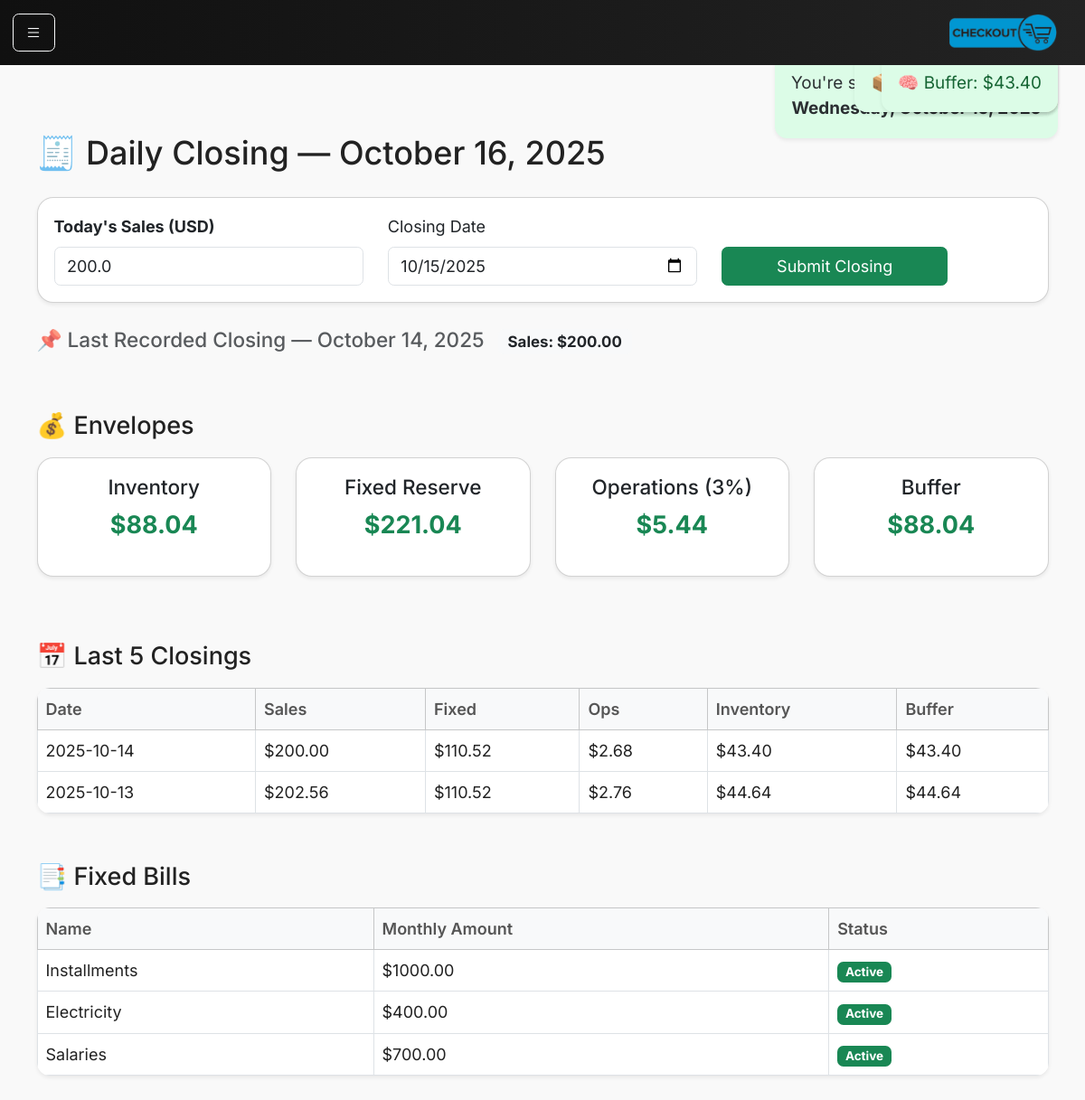
The page / on the database its author committed.
### models.py (models this page shows)
class DailyClosing(db.Model):
    __tablename__ = "daily_closings"
    id = db.Column(db.Integer, primary_key=True)
    date = db.Column(db.Date, nullable=False, unique=True)
    sales_cents = db.Column(db.Integer, nullable=False)
    fixed_allocation_cents = db.Column(db.Integer, default=0)
    ops_allocation_cents = db.Column(db.Integer, default=0)
    inventory_allocation_cents = db.Column(db.Integer, default=0)
    buffer_allocation_cents = db.Column(db.Integer, default=0)
    notes = db.Column(db.String(255))
    created_at = db.Column(db.DateTime, default=datetime.utcnow)

class Envelope(db.Model):
    __tablename__ = "envelopes"
    id = db.Column(db.Integer, primary_key=True)
    code = db.Column(db.String(32), unique=True, nullable=False)
    name = db.Column(db.String(64), nullable=False)
    balance_cents = db.Column(db.Integer, nullable=False, default=0)
    created_at = db.Column(db.DateTime, default=datetime.utcnow)
    updated_at = db.Column(db.DateTime, default=datetime.utcnow, onupdate=datetime.utcnow)

class FixedBill(db.Model):
    __tablename__ = "fixed_bills"
    id = db.Column(db.Integer, primary_key=True)
    name = db.Column(db.String(128), nullable=False)
    monthly_amount_cents = db.Column(db.Integer, nullable=False)
    is_active = db.Column(db.Boolean, default=True)
    custom_start_date = db.Column(db.Date)  # optional: override start-of-month
    created_at = db.Column(db.DateTime, default=datetime.utcnow)

### main.py (the view)
@app.route("/", methods=["GET", "POST"])
def dashboard():
    ensure_default_envelopes()
    envelopes = db.session.execute(db.select(Envelope).order_by(Envelope.id)).scalars().all()
    bills = db.session.execute(db.select(FixedBill).order_by(FixedBill.created_at.desc())).scalars().all()
    today = date.today()
    month_target = current_month_target_cents(today)
    fixed_balance = db.session.scalar(db.select(Envelope.balance_cents).where(Envelope.code == "FIXED")) or 0
    funded_pct = (fixed_balance / month_target * 100) if month_target > 0 else 0
    closings = db.session.execute(
        db.select(DailyClosing).order_by(DailyClosing.date.desc()).limit(30)
    ).scalars().all()
    last_close = db.session.execute(
    db.select(DailyClosing).order_by(DailyClosing.date.desc())
    ).scalars().first()
    last_data = None
    if last_close:
        last_data = {
            "fixed": last_close.fixed_allocation_cents / 100,
            "ops": last_close.ops_allocation_cents / 100,
            "inventory": last_close.inventory_allocation_cents / 100,
            "buffer": last_close.buffer_allocation_cents / 100,
        }
    last_closing = db.session.execute(
        db.select(DailyClosing).order_by(DailyClosing.date.desc())
    ).scalars().first()
    suggested_date = (last_closing.date + timedelta(days=1)) if last_closing else date.today()
    suggested_sale = last_closing.sales_cents / 100 if last_closing else ""
    return render_template(
        "dashboard.html",
        envelopes=envelopes,
        bills=bills,
        closings=closings,
        currency=CURRENCY,
        funded_pct=funded_pct,
        month_target_cents=month_target,
        suggested_sale=suggested_sale,
        suggested_date=suggested_date,
        last_data=last_data,
        last_closing=last_closing,
        today=date.today()
    )

### helpers.py (called while the page is built)
def ensure_default_envelopes():
    defaults = [
        ("INVENTORY", "Inventory"),
        ("FIXED", "Fixed Reserve"),
        ("OPS", "Operations (3%)"),
        ("BUFFER", "Buffer"),
    ]
    for code, name in defaults:
        exists = db.session.scalar(
            db.select(db.func.count()).select_from(Envelope).where(Envelope.code == code)
        )
        if exists == 0:
            db.session.add(Envelope(code=code, name=name, balance_cents=0))
    db.session.commit()

def current_month_target_cents(on_date: date) -> int:
    total = db.session.scalar(
        db.select(db.func.coalesce(db.func.sum(FixedBill.monthly_amount_cents), 0))
        .where(FixedBill.is_active == True)
    )
    return int(total or 0)

### main.py (called while the page is built)
@app.context_processor
def inject_request():
    return dict(request=request)

### templates/dashboard.html
{% extends "base.html" %}
{% block content %}
<div class="container-fluid">
    <h2 class="mb-4">🧾 Daily Closing — {{ today.strftime('%B %d, %Y') }}</h2>
    <div class="card shadow-sm mb-4">
        <div class="card-body">
            <form method="POST" action="{{ url_for('daily_close') }}">
                <div class="row align-items-end">
                    <div class="col-md-4">
                        <div class="alert alert-secondary shadow-sm text-center">
                            You're submitting a closing for:</br> <strong>{{ suggested_date.strftime('%A, %B %d, %Y')
                                }}</strong>
                        </div>
                        <label for="sales" class="form-label fw-bold">Today's Sales (USD)</label>
                        <input type="number" name="sales" id="sales" class="form-control" min="0" step="0.01" required
                            value="{{ suggested_sale }}">
                    </div>
                    <div class="col-md-4">
                        <label for="date" class="form-label">Closing Date</label>
                        <input type="date" name="date" class="form-control" required value="{{ suggested_date }}">
                    </div>
                    <div class="col-md-3">
                        <button type="submit" class="btn btn-success mt-3 w-100">Submit Closing</button>
                    </div>
                </div>
            </form>
        </div>
    </div>
    {% if last_data %}
    <div class="mb-4">
        <h5 class="mb-2 text-muted">
            📌 Last Recorded Closing — {{ last_closing.date.strftime('%B %d, %Y') }}
            <span class="ms-2 badge bg-light text-dark">Sales: ${{ "%.2f"|format(last_closing.sales_cents /
                100)}}</span>
        </h5>
        <div class="row">
            <div class="col-md-3">
                <div class="alert alert-primary shadow-sm">💸 Fixed: ${{ "%.2f"|format(last_data.fixed) }}</div>
            </div>
            <div class="col-md-3">
                <div class="alert alert-warning shadow-sm">🛠️ Ops: ${{ "%.2f"|format(last_data.ops) }}</div>
            </div>
            <div class="col-md-3">
                <div class="alert alert-info shadow-sm">📦 Inventory: ${{ "%.2f"|format(last_data.inventory) }}</div>
            </div>
            <div class="col-md-3">
                <div class="alert alert-success shadow-sm">🧠 Buffer: ${{ "%.2f"|format(last_data.buffer) }}</div>
            </div>
        </div>
    </div>
    {% endif %}
    <h4 class="mt-5 mb-3">💰 Envelopes</h4>
    <div class="row">
        {% for e in envelopes %}
        <div class="col-md-3 mb-3">
            <div class="card text-center shadow-sm">
                <div class="card-body">
                    <h5>{{ e.name }}</h5>
                    <p class="fs-4 fw-bold text-success">${{ "%.2f"|format(e.balance_cents / 100) }}</p>
                </div>
            </div>
        </div>
        {% endfor %}
    </div>
    <h4 class="mt-5 mb-3">📅 Last 5 Closings</h4>
    <table class="table table-bordered bg-white shadow-sm">
        <thead class="table-light">
            <tr>
                <th>Date</th>
                <th>Sales</th>
                <th>Fixed</th>
                <th>Ops</th>
                <th>Inventory</th>
                <th>Buffer</th>
            </tr>
        </thead>
        <tbody>
            {% for c in closings[:5] %}
            <tr>
                <td>{{ c.date }}</td>
                <td>${{ "%.2f"|format(c.sales_cents / 100) }}</td>
                <td>${{ "%.2f"|format(c.fixed_allocation_cents / 100) }}</td>
                <td>${{ "%.2f"|format(c.ops_allocation_cents / 100) }}</td>
                <td>${{ "%.2f"|format(c.inventory_allocation_cents / 100) }}</td>
                <td>${{ "%.2f"|format(c.buffer_allocation_cents / 100) }}</td>
            </tr>
            {% endfor %}
        </tbody>
    </table>
    <h4 class="mt-5 mb-3">📑 Fixed Bills</h4>
    <table class="table table-bordered bg-white shadow-sm">
        <thead class="table-light">
            <tr>
                <th>Name</th>
                <th>Monthly Amount</th>
                <th>Status</th>
            </tr>
        </thead>
        <tbody>
            {% for bill in bills %}
            <tr>
                <td>{{ bill.name }}</td>
                <td>${{ "%.2f"|format(bill.monthly_amount_cents / 100) }}</td>
                <td>
                    {% if bill.is_active %}
                    <span class="badge bg-success">Active</span>
                    {% else %}
                    <span class="badge bg-secondary">Inactive</span>
                    {% endif %}
                </td>
            </tr>
            {% else %}
            <tr>
                <td colspan="3" class="text-center text-muted">No fixed bills yet</td>
            </tr>
            {% endfor %}
        </tbody>
    </table>
</div>
{% endblock %}

### static/main.css (style rules this page uses)
html, body { font-family: 'Inter', sans-serif; background-color: #f6f8fb; color: #222; font-size: 18px; padding-top: 56px; background-color: #f9f9f9; }
.card { border-radius: 1rem; }
.table { border-radius: 0.8rem; overflow: hidden; }
.table th { color: #555; font-weight: 600; }
.table td { color: #222; }
.alert { border: none; border-radius: 0.75rem; font-size: 1.05rem; background-color: #dcfce7; position: fixed; top: 60px; right: 30px; }
.alert-success { background-color: #dcfce7; color: #166534; }
.alert-warning { background-color: #fef9c3; color: #92400e; }

### rows shown on the page
DailyClosing: date "October 14, 2025", sales_cents "200.00", date "2025-10-14", c.sales_cents/100 "200.00", c.fixed_allocation_cents/100 "110.52", c.ops_allocation_cents/100 "2.68", c.inventory_allocation_cents/100 "43.40", c.buffer_allocation_cents/100 "43.40"
Envelope: name "Inventory", e.balance_cents/100 "88.04"
Envelope: name "Fixed Reserve", e.balance_cents/100 "221.04"
Envelope: name "Operations (3%)", e.balance_cents/100 "5.44"
Envelope: name "Buffer", e.balance_cents/100 "88.04"
DailyClosing: date "2025-10-13", c.sales_cents/100 "202.56", c.fixed_allocation_cents/100 "110.52", c.ops_allocation_cents/100 "2.76", c.inventory_allocation_cents/100 "44.64", c.buffer_allocation_cents/100 "44.64"
FixedBill: name "Installments", bill.monthly_amount_cents/100 "1000.00", is_active "Active"
FixedBill: name "Electricity", bill.monthly_amount_cents/100 "400.00", is_active "Active"
FixedBill: name "Salaries", bill.monthly_amount_cents/100 "700.00", is_active "Active"

### other values the page prints
{{ "%.2f"|format(last_data.buffer) }} "43.40"
